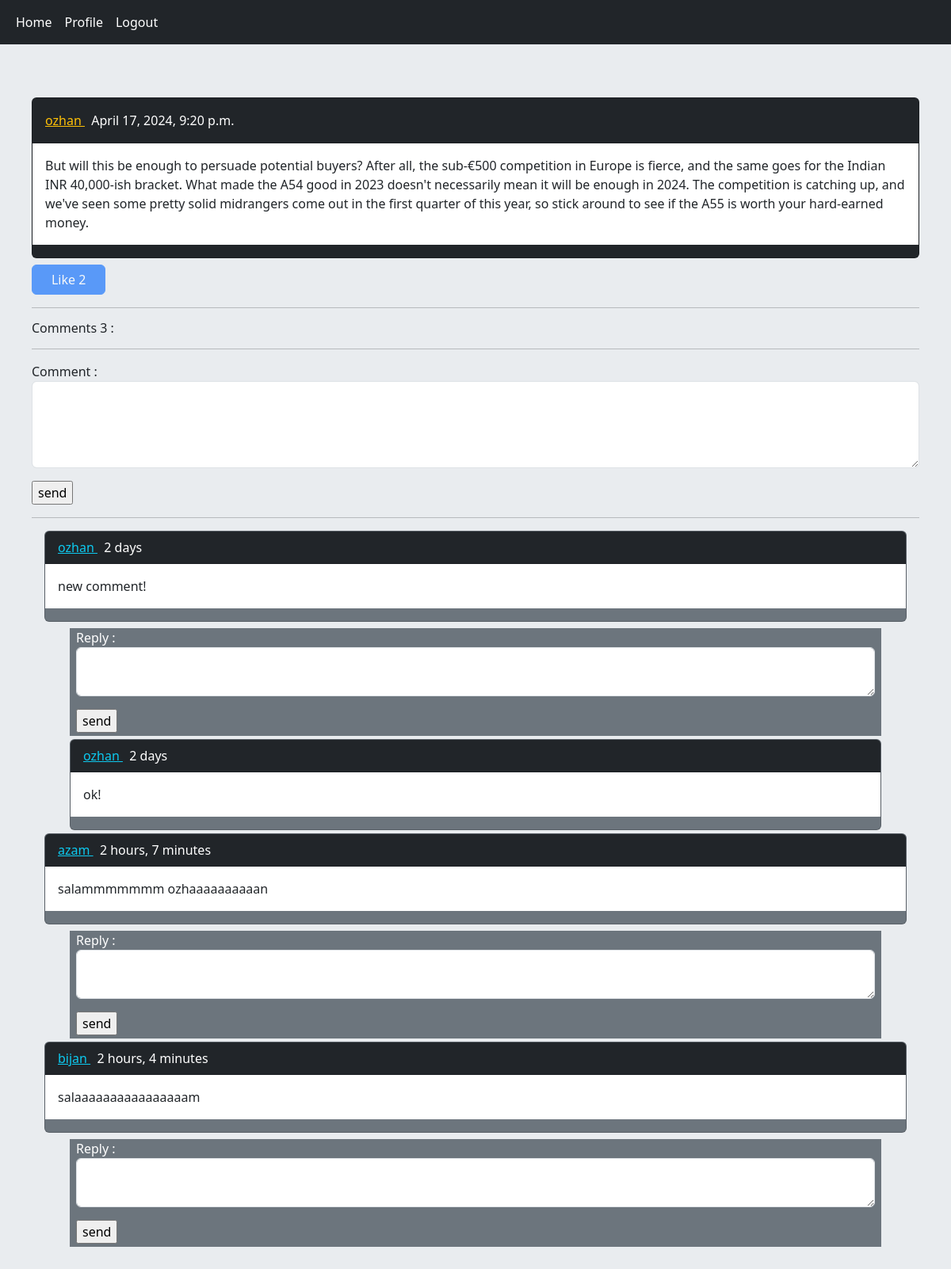
Page /post/7/but-will-this-be-enough-t (signed in) on the committed database.
### home/models.py (models this page shows, shortened)
class Post(models.Model):
    user = models.ForeignKey(User,on_delete=models.CASCADE,related_name='posts')
    body = models.TextField()
    slug = models.SlugField()
    created = models.DateTimeField(auto_now_add=True)
    updated = models.DateTimeField(auto_now=True)
    class Meta():
        ordering = ['-updated']
    def likes_count(self):
        return self.pvotes.count()
    def user_can_like(self,user):
        user_like = user.uvotes.filter(post=self)
        if user_like.exists():
            return True
        return False

class Comment(models.Model):
    user = models.ForeignKey(User,on_delete=models.CASCADE,related_name='ucomments')
    post = models.ForeignKey(Post,on_delete=models.CASCADE,related_name='pcomments')
    reply = models.ForeignKey('self',on_delete=models.CASCADE,related_name='rcomments',blank=True,null=True)
    is_reply = models.BooleanField(default=False)
    body = models.TextField(max_length=375)
    created = models.DateTimeField(auto_now_add=True)

### home/views.py (the view, shortened to what this page needs)
# urls.py: path('post/<int:post_id>/<slug:post_slug>',views.PostDetailView.as_view(),name='post_detail'),
class PostDetailView(View) :
    form_class = CommentCreateForm
    form_class_reply = CommentReplyForm
    def setup(self, request, *args, **kwargs):
        self.post_instance = get_object_or_404(Post,pk=kwargs['post_id'],slug=kwargs['post_slug'])
        return super().setup(request,*args,**kwargs)
    def get(self,request,*args,**kwargs):
        comments = self.post_instance.pcomments.filter(is_reply=False)
        can_like = False
        if request.user.is_authenticated and self.post_instance.user_can_like(request.user):
            can_like = True
        return render(request,'home/detail.html',{'post':self.post_instance,'comments':comments ,'form': self.form_class,'reply_form':self.form_class_reply,'can_like':can_like})

### home/templates/home/detail.html (shortened to what this page needs)
{% extends 'base.html' %}
{% block content %}
    <h6> &nbsp </h6>
    <div class="card bg-dark text-dark " >
        <p class="card-header bg-dark text-white p-3 "> <a class="link-warning" href="{% url 'account:user_profile' post.user.id %}" > {{ post.user.username }} </a> &nbsp {{ post.updated}} </p>
        <p class="card-body bg-white ">  {{ post.body }} </p>
    </div>
    {% if request.user.is_authenticated %}
        <a href="{% url 'home:post_like' post.id %}" class="{% if can_like %} disabled {% endif %}  btn btn-primary col-1 mt-2 " > Like {{ post.likes_count }} </a>
    {% endif %}
    <hr/>
        <h6> Comments {{ comments.count }} : </h6>
    <hr/>
        {% if request.user.is_authenticated %}
            <form action="" method="post" >
                {{ form.as_p }}
                <input type="submit" value="send"  >
            </form>
        {% else %}
            <p class="alert alert-danger" > Only logged-in users can comment. </p>
        {% endif %}
     <hr/>
    {% for comment in comments %}
        <div class="card bg-secondary text-dark ms-3 me-3 mb-2 " >
            <p class="card-header bg-dark text-white "> <a class="link-info" href="{% url 'account:user_profile' comment.user.id %}" > {{ comment.user }} </a> &nbsp {{ comment.created|timesince}} </p>
            <p class="card-body bg-white text-dark " > {{ comment.body }} </p>
            {% if request.user.is_authenticated %}
        </div>
                <form class="text-white bg-secondary ms-5 me-5 mb-1 ps-2 pe-2 bt-2 pb-1"  action="{% url 'home:add_reply' post.id comment.id %}" method="post" >
                    {{ reply_form.as_p }}
                    <input type="submit" value="send" >
                </form>
            {% endif %}
        {% with replies=comment.rcomments.all %}
            {% for reply in replies %}
                <div class="card bg-secondary text-dark ms-5 me-5 mb-1 " >
                    <p class="card-header bg-dark text-white "> <a class="link-info" href="{% url 'account:user_profile' reply.user.id %}" > {{ reply.user }} </a> &nbsp {{ reply.created|timesince}} </p>
                    <p class="card-body bg-white text-dark " > {{ reply.body }}  </p>
                </div>
            {% endfor %}
        {% endwith %}
    {% empty %}
        <p> no comment yet </p>
    {% endfor %}
{% endblock %}

### rows in the picture
Post: user.username "ozhan", updated "April 17, 2024, 9:20 p.m.", body "But will this be enough to persuade potential buyers? After all, the sub-€500 competition in Europe is fierce, and the same goes for the Indian INR 40,000-ish bracket. What made the A54 good in 2023 doesn't necessarily mean it will be enough in 2024. The competition is catching up, and we've seen some pretty solid midrangers come out in the first quarter of this year, so stick around to see if the A55 is worth your hard-earned money.", likes_count "2"
Comment: user "ozhan", created "2 days", body "new comment!"
Comment: user "ozhan", created "2 days", body "ok!"
Comment: user "azam", created "2 hours, 7 minutes", body "salammmmmmm ozhaaaaaaaaaan"
Comment: user "bijan", created "2 hours, 4 minutes", body "salaaaaaaaaaaaaaaaam"

### other values in the picture
{{ comments.count }} "3"
